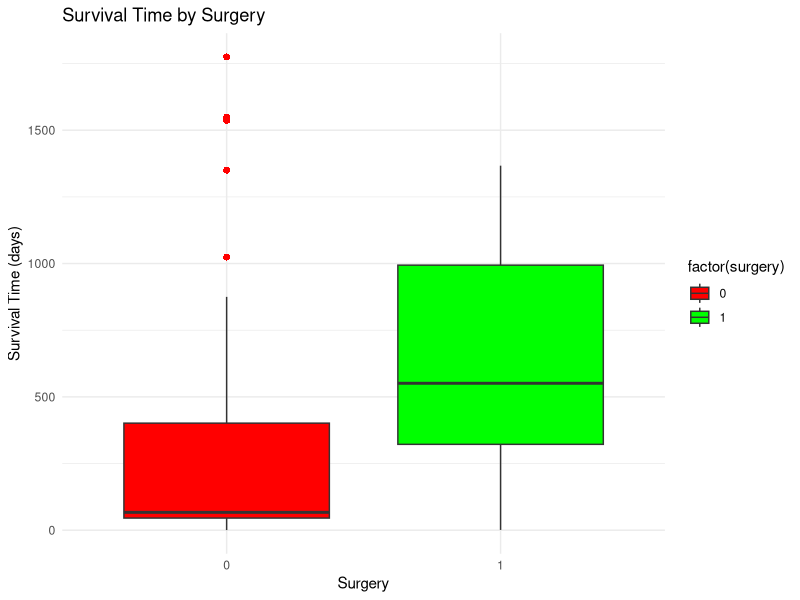
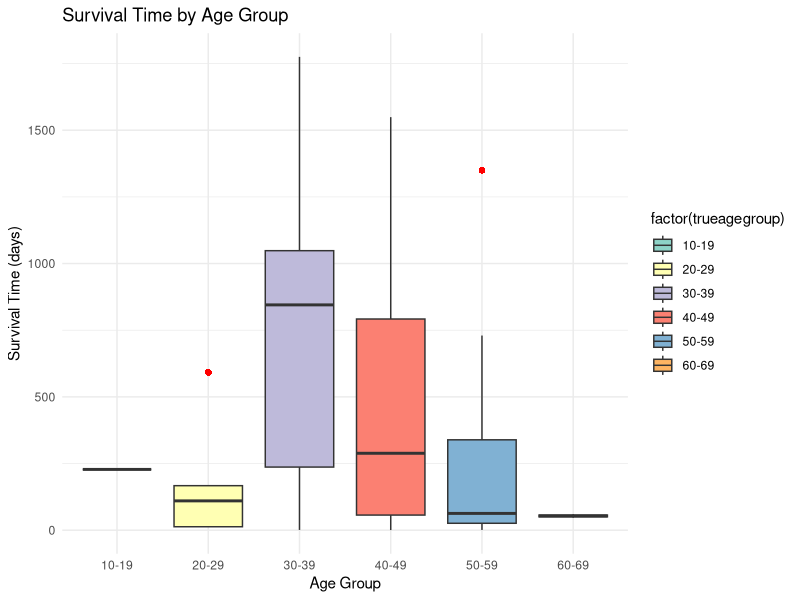
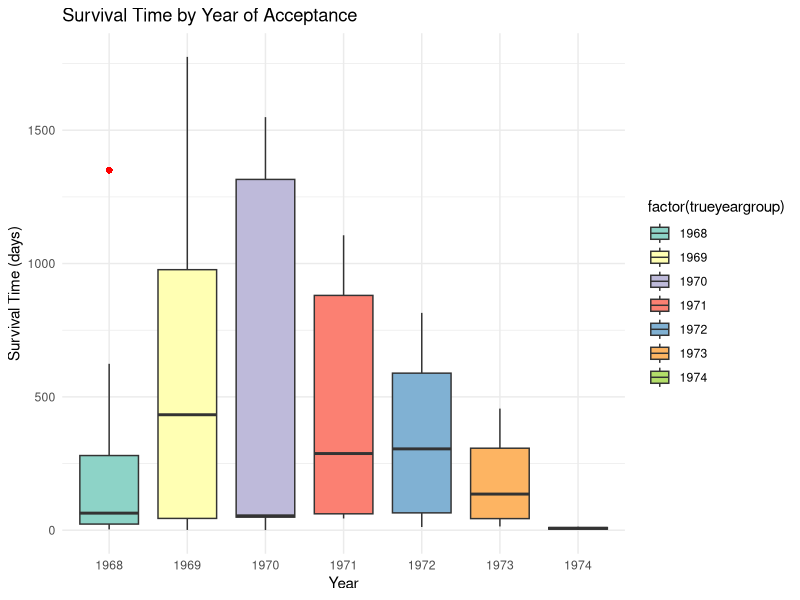
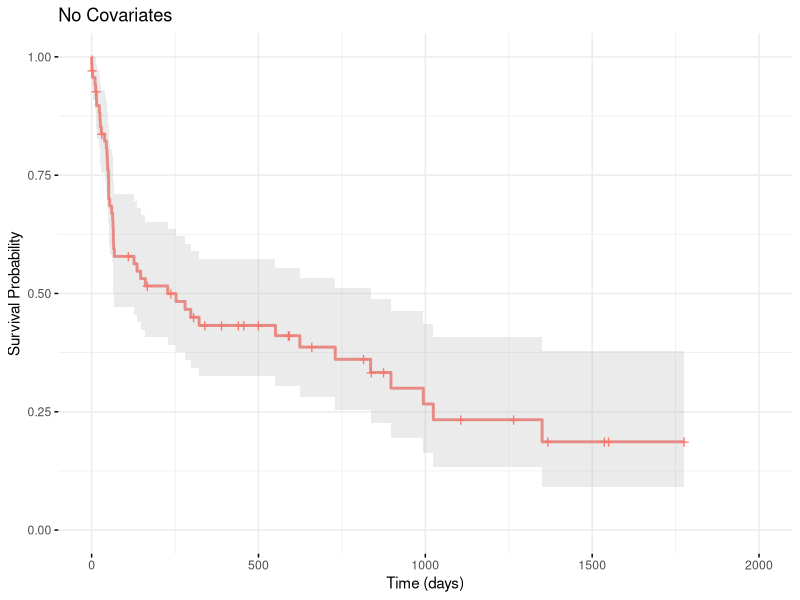
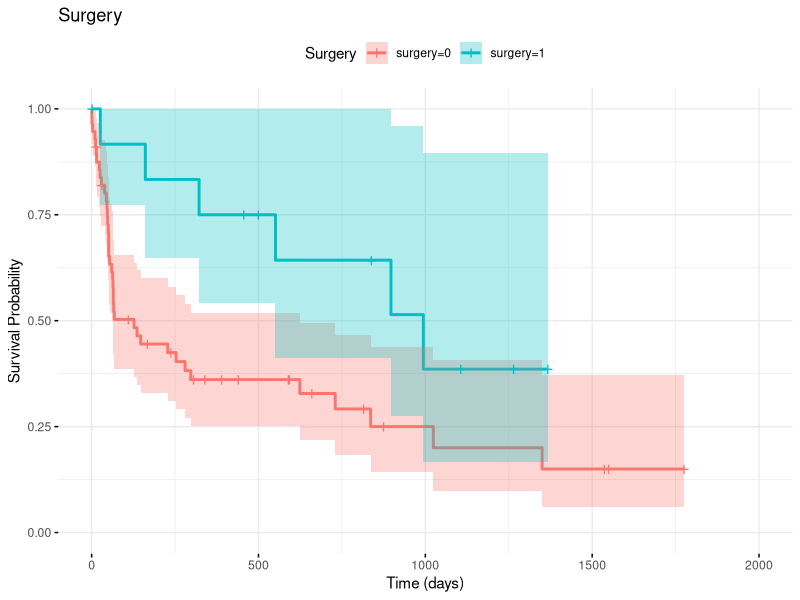
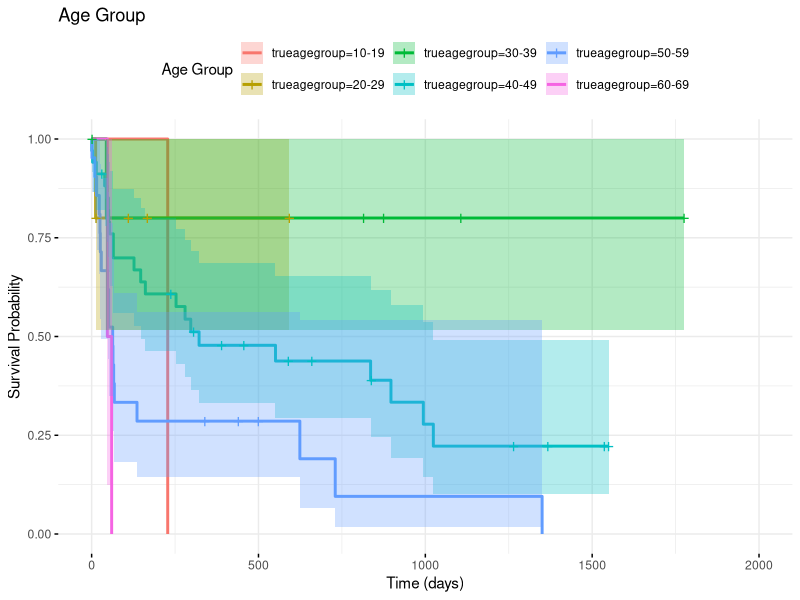
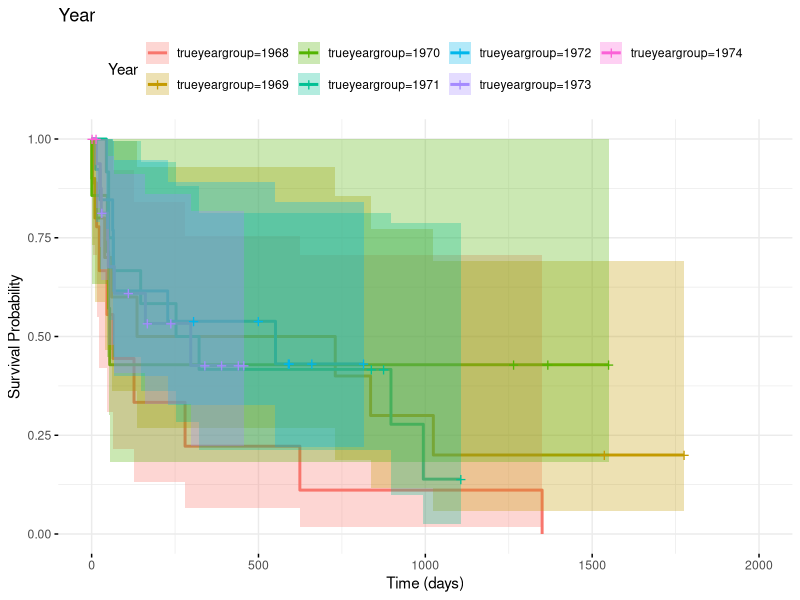
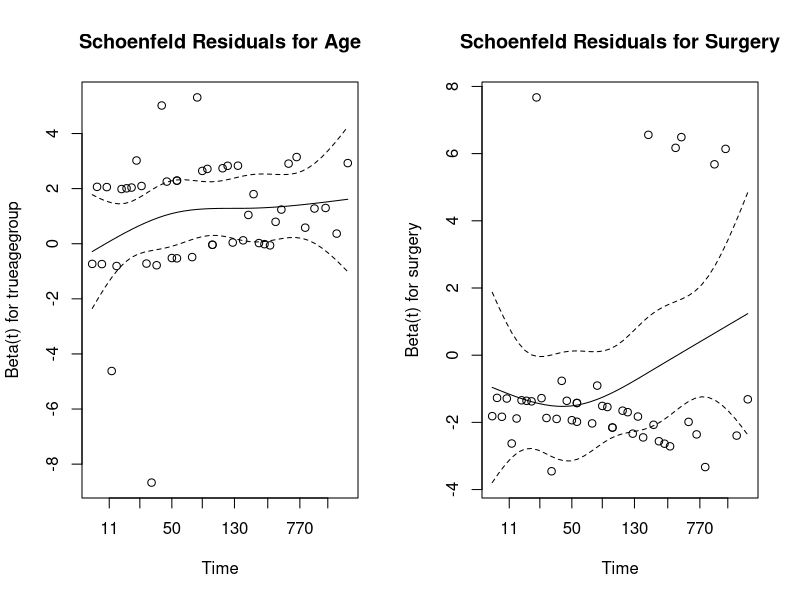

R code for these plots, in order:
## ---- chunk 1
# Load initial libraries and data
library(survival)
library(knitr)
library(ggplot2)
library(dplyr)
library(survminer)
data("heart", package = "survival")
## ---- chunk 2
# Add simple time column calculated as difference between stop and start
heart <- heart %>%
  mutate(
    time = stop-start)

# Overview
summary(heart)

# Creation of dataset restricted to only patients who received heart transplants
heart <- heart[heart$transplant == 1, ]
summary(heart)
## ---- chunk 3
library(ggplot2)
library(dplyr)
library(patchwork)

# First plot: Survival Time by Surgery
p1 <- ggplot(heart, aes(x = factor(surgery), y = time, fill = factor(surgery))) +
  geom_boxplot(outlier.color = "red", outlier.shape = 16, outlier.size = 2) +
  labs(title = "Survival Time by Surgery", x = "Surgery", y = "Survival Time (days)") +
  scale_fill_manual(values = c("red", "green")) +
  theme_minimal()

# Second plot: Survival Time by Age Group
heart <- heart %>%
  mutate(
    trueage = age + 48,
    trueagegroup = factor(paste0(floor(trueage / 10) * 10, "-", floor(trueage / 10) * 10 + 9))
  )

p2 <- ggplot(heart, aes(x = factor(trueagegroup), y = time, fill = factor(trueagegroup))) +
  geom_boxplot(outlier.color = "red", outlier.shape = 16, outlier.size = 2) +
  labs(title = "Survival Time by Age Group", x = "Age Group", y = "Survival Time (days)") +
  scale_fill_brewer(palette = "Set3") +
  theme_minimal()

# Third plot: Survival Time by Year Group
heart <- heart %>%
  mutate(
    trueyear = year + 1967 + 305/365, #1 Nov 1967 was the 305th day of the year
    trueyeargroup = factor(floor(trueyear))
  )

p3 <- ggplot(heart, aes(x = factor(trueyeargroup), y = time, fill = factor(trueyeargroup))) +
  geom_boxplot(outlier.color = "red", outlier.shape = 16, outlier.size = 2) +
  labs(title = "Survival Time by Year of Acceptance", x = "Year", y = "Survival Time (days)") +
  scale_fill_brewer(palette = "Set3") +
  theme_minimal()

# Display one-by-one
p1
p2
p3
## ---- chunk 4
# Load required libraries
library(survival)
library(survminer)
library(dplyr)
library(cowplot)

# Create age groups for analysis

# Kaplan-Meier estimator without covariates
km_fit_no_cov <- survfit(Surv(time, event) ~ 1, data = heart)

# Kaplan-Meier estimator stratified by Surgery
km_fit_surgery <- survfit(Surv(time, event) ~ surgery, data = heart)

# Kaplan-Meier estimator stratified by Age
km_fit_age_grp <- survfit(Surv(time, event) ~ trueagegroup, data = heart)

# Kaplan-Meier estimator stratified by Year
km_fit_year_grp <- survfit(Surv(time, event) ~ trueyeargroup, data = heart)

# Create Kaplan-Meier plots using ggsurvplot
plot_no_cov <- ggsurvplot(
  km_fit_no_cov,
  data = heart,
  conf.int = TRUE,
  title = "No Covariates",
  xlab = "Time (days)",
  ylab = "Survival Probability",
  ggtheme = theme_minimal(),
  legend = "none"
)

plot_surgery <- ggsurvplot(
  km_fit_surgery,
  data = heart,
  conf.int = TRUE,
  title = "Surgery",
  xlab = "Time (days)",
  ylab = "Survival Probability",
  ggtheme = theme_minimal(),
  legend.title = "Surgery"
)

plot_age_grp <- ggsurvplot(
  km_fit_age_grp,
  data = heart,
  conf.int = TRUE,
  title = "Age Group",
  xlab = "Time (days)",
  ylab = "Survival Probability",
  ggtheme = theme_minimal(),
  legend.title = "Age Group"
)

plot_year_grp <- ggsurvplot(
  km_fit_year_grp,
  data = heart,
  conf.int = TRUE,
  title = "Year",
  xlab = "Time (days)",
  ylab = "Survival Probability",
  ggtheme = theme_minimal(),
  legend.title = "Year"
)

# Extract the ggplot objects from the ggsurvplot outputs
p1 <- plot_no_cov$plot
p2 <- plot_surgery$plot
p3 <- plot_age_grp$plot
p4 <- plot_year_grp$plot

p1
p2
p3
p4

# Combine all plots into a single page
#combined_plot <- plot_grid(
#  p1, p2, p3, p4, p5,
#  labels = c("A", "B", "C", "D", "E"), 
#  ncol = 2, nrow = 3,             
#  align = "v"                     
#)

# Display the combined plot
#print(combined_plot)
## ---- chunk 5
# Function to extract survival probabilities and confidence intervals at a specific time
compute_survival_at_time <- function(survfit_object, time_point) {
  # Extract survival summary for the specific time point
  survival_summary <- summary(survfit_object, times = time_point, extend = TRUE) #Modified code to compute survival summaries even if survival probability has already reached 0 at the time point
  
  # Create a data frame with results
  result <- data.frame(
    Group = rownames(summary(survfit_object)$table),
    Time = time_point,
    Survival_Prob = survival_summary$surv,
    Lower_CI = survival_summary$lower,
    Upper_CI = survival_summary$upper
  )
  
  return(result)
}

print(km_fit_no_cov)

print(km_fit_surgery)

print(km_fit_age_grp)
# Compute survival probabilities at 500 days for Age Group
survival_age_grp <- compute_survival_at_time(km_fit_age_grp, time_point = 500)
print("Survival Probabilities and 95% CI at 500 Days for Age Group:")
print(survival_age_grp)

print(km_fit_year_grp)
# Compute survival probabilities at 500 days for Year
survival_year_grp <- compute_survival_at_time(km_fit_year_grp, time_point = 500)
print("Survival Probabilities and 95% CI at 500 Days for Age Group:")
print(survival_year_grp)
## ---- chunk 6
# Log-rank test for Surgery
logrank_surgery <- survdiff(Surv(time, event) ~ surgery, data = heart)
print("Log-Rank Test for Surgery:")
print(logrank_surgery)

# Log-rank test for Age Group
logrank_age_grp <- survdiff(Surv(time, event) ~ trueagegroup, data = heart)
print("Log-Rank Test for Age Group:")
print(logrank_age_grp)

# Log-rank test for Year
logrank_year_grp <- survdiff(Surv(time, event) ~ trueyeargroup, data = heart)
print("Log-Rank Test for Year:")
print(logrank_year_grp)
## ---- chunk 7
# Load necessary libraries
library(survival)

# Ensure relevant columns are factors
heart$surgery <- as.factor(heart$surgery)
heart$trueagegroup <- as.factor(heart$trueagegroup)

# Fit the Cox-PH model with surgery and age as covariates
cox_model <- coxph(Surv(time, event) ~ surgery + trueagegroup, data = heart)
summary(cox_model) # Display model summary

# --------------------
# Question 1: Estimate Hazard Ratio (HR) and 95% CI
# For surgery = 1, age = 30-39 vs. surgery = 0, age = 50-59
# --------------------

# Extract coefficients
coef_surgery <- coef(cox_model)["surgery1"] 
coef_trueagegroup3039 <- coef(cox_model)["trueagegroup30-39"]
coef_trueagegroup5059 <- coef(cox_model)["trueagegroup50-59"]

# Calculate log(HR)
log_hr <- (coef_surgery + coef_trueagegroup3039) - (coef_trueagegroup5059)
hr <- exp(log_hr) # Convert log hazard ratio to hazard ratio
cat("Hazard Ratio (surgery = 1, age = 30-39 vs. surgery = 0, age = 50-59):", hr, "\n")

# Variance for the combination of coefficients
var_surgery <- vcov(cox_model)["surgery1", "surgery1"]
var_trueagegroup <- vcov(cox_model)["trueagegroup30-39", "trueagegroup30-39"]
cov_surgery_age <- vcov(cox_model)["surgery1", "trueagegroup30-39"]

# Variance for log(HR)
var_log_hr <- var_surgery + var_trueagegroup + 2 * cov_surgery_age
se_log_hr <- sqrt(var_log_hr)

# Confidence interval (95%)
ci_lower <- exp(log_hr - 1.96 * se_log_hr)
ci_upper <- exp(log_hr + 1.96 * se_log_hr)
cat("95% CI for HR: [", ci_lower, ", ", ci_upper, "]\n")
## ---- chunk 8
# --------------------
# Question 2: Likelihood Ratio Test for H0: beta surgery = 0
# --------------------

# Fit a reduced model without surgery
reduced_model <- coxph(Surv(time, event) ~ trueagegroup, data = heart)

# Perform a likelihood ratio test
lr_test <- anova(reduced_model, cox_model, test = "LRT")
cat("\nLikelihood Ratio Test for H0: βsurgery = 0:\n")
print(lr_test)
## ---- chunk 9
# 1. Stratified Cox model by age group
stratified_model <- coxph(Surv(time, event) ~ surgery + strata(trueagegroup), data = heart)
summary(stratified_model)

# 2. Additive model including age group as a covariate
additive_model <- coxph(Surv(time, event) ~ surgery + trueagegroup, data = heart)
summary(additive_model)

# 3. Model with interaction term between surgery and age group
interaction_model <- coxph(Surv(time, event) ~ surgery * trueagegroup, data = heart)
summary(interaction_model)

# Compare models using AIC (or likelihood ratio tests)
cat("AIC for Stratified Model:", AIC(stratified_model), "\n")
cat("AIC for Additive Model:", AIC(additive_model), "\n")
cat("AIC for Interaction Model:", AIC(interaction_model), "\n")

# Optional: Perform likelihood ratio test for interaction term
anova(additive_model, interaction_model, test = "LRT")
## ---- chunk 10
library(survival)
library(survminer)

# 1. Schoenfeld residuals to check proportional hazards assumption
# Test for non-proportionality of hazards
ph_test <- cox.zph(cox_model)
print(ph_test) # Display test results

par(mfrow = c(1,2))
# Plot scaled Schoenfeld residuals for each covariate
plot(ph_test, var = "trueagegroup", resid = TRUE, main = "Schoenfeld Residuals for Age")
plot(ph_test, var = "surgery", resid = TRUE, main = "Schoenfeld Residuals for Surgery")
## ---- chunk 11
# 2. Martingale residuals to assess functional form of covariates
# Extract Martingale residuals
martingale_resid <- residuals(cox_model, type = "martingale")

par(mfrow = c(1,2))
# Plot Martingale residuals against age
plot(heart$trueage, martingale_resid, 
     xlab = "Age", ylab = "Martingale Residuals", 
     main = "Martingale Residuals vs Age")
abline(h = 0, col = "red")

plot(heart$surgery, martingale_resid, 
     xlab = "Surgery", ylab = "Martingale Residuals", 
     main = "Martingale Residuals vs Surgery")
abline(h = 0, col = "red")
## ---- chunk 12
# 3. Deviance residuals to identify outliers
# Extract deviance residuals
deviance_resid <- residuals(cox_model, type = "deviance")

# Plot deviance residuals
plot(deviance_resid, 
     ylab = "Deviance Residuals", xlab = "Observation Index", 
     main = "Deviance Residuals")
abline(h = 0, col = "red")
abline(h = 2, col = "gray", lty = 2)
abline(h = -2, col = "gray", lty = 2)

# Highlight potential outliers (e.g., top 5 largest residuals)
potential_outliers <- which(abs(deviance_resid) > 2)
cat("Potential Outliers (Indices):\n", potential_outliers, "\n")
## ---- chunk 13
# Subset outliers
outliers <- heart[potential_outliers, ]

# Compare covariates: Age, Survival, and FLC Group
par(mfrow = c(1, 3)) # Arrange plots side-by-side

# Age comparison
boxplot(heart$trueage, outliers$trueage,
        names = c("Full Dataset", "Outliers"),
        main = "Age Comparison",
        ylab = "Age")

# Age comparison
boxplot(heart$surgery, outliers$surgery,
        names = c("Full Dataset", "Outliers"),
        main = "Surgery Comparison",
        ylab = "Surgery")

# Boxplot: Survival times comparison
boxplot(heart$time, 
        outliers$time, 
        names = c("Full Dataset", "Outliers"),
        main = "Survival Times for Outliers",
        ylab = "Survival Time")
